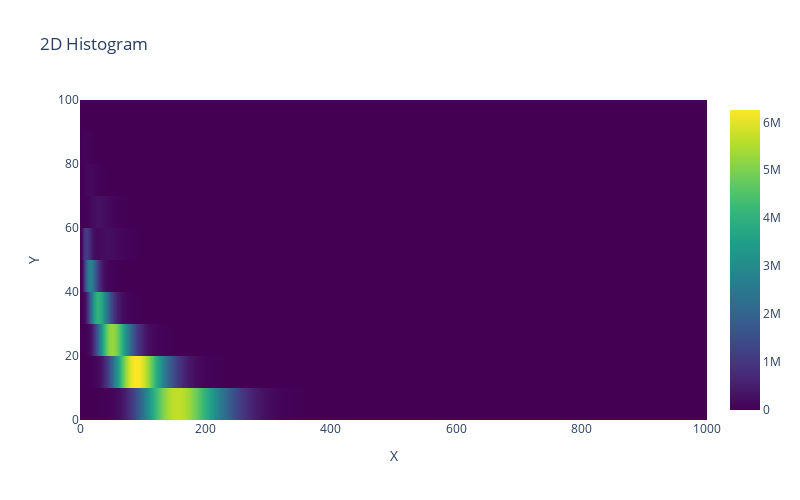

Source (notebook cell):
### Code cell
import numpy as np
import plotly.graph_objects as go
from ipywidgets import interact
import ipywidgets as widgets

# -- Your TH2 histogram from ROOT
hist2d = hists_read[0][type_loc]
nbins_x = hist2d.GetNbinsX()
nbins_y = hist2d.GetNbinsY()

# Bin centers
x_centers = [hist2d.GetXaxis().GetBinCenter(i+1) for i in range(nbins_x)]
y_centers = [hist2d.GetYaxis().GetBinCenter(j+1) for j in range(nbins_y)]

# Full Z data for 2D heatmap
z_content = np.array([[hist2d.GetBinContent(i+1, j+1)
                       for i in range(nbins_x)] for j in range(nbins_y)])

# -- Draw 2D heatmap once
heatmap_fig = go.Figure()
heatmap_fig.add_trace(go.Heatmap(
    x=x_centers,
    y=y_centers,
    z=z_content,
    coloraxis="coloraxis"
))
heatmap_fig.update_layout(
    height=500,
    width=800,
    title="2D Histogram",
    coloraxis={"colorscale": "Viridis"},
    xaxis_title="X",
    yaxis_title="Y"
)
heatmap_fig.show()

# -- Interactive projection
@interact(binY=widgets.IntSlider(min=1, max=nbins_y, step=1, value=1, description='Y bin'))
def update_projection(binY):
    binY_index = binY - 1
    projection = z_content[binY_index, :]  # Single row = X projection at Y bin
    y_bin_center = y_centers[binY_index]

    fig = go.Figure()
    fig.add_trace(go.Bar(x=x_centers, y=projection))
    fig.update_layout(
        title=f"X Projection at Y = {y_bin_center:.2f}",
        xaxis_title="X",
        yaxis_title="Counts",
        height=300,
        width=800
    )
    fig.show()

### Figure 1 — Plotly figure (JSON) as saved in the notebook; plotly's stock layout.template omitted (floating-point values rounded to 4 significant figures; data arrays with more than 128 entries replaced by an {"elided": "..."} marker saying what was removed)
{"data": [{"coloraxis": "coloraxis", "type": "heatmap", "x": {"elided": "1000 float values"}, "y": [5, 15, 25, 35, 45, 55, 65, 75, 85, 95], "z": {"elided": "10x1000 int values"}}], "layout": {"coloraxis": {"colorscale": [[0, "#440154"], [0.1111, "#482878"], [0.2222, "#3e4989"], [0.3333, "#31688e"], [0.4444, "#26828e"], [0.5556, "#1f9e89"], [0.6667, "#35b779"], [0.7778, "#6ece58"], [0.8889, "#b5de2b"], [1, "#fde725"]]}, "height": 500, "title": {"text": "2D Histogram"}, "width": 800, "xaxis": {"title": {"text": "X"}}, "yaxis": {"title": {"text": "Y"}}}}
